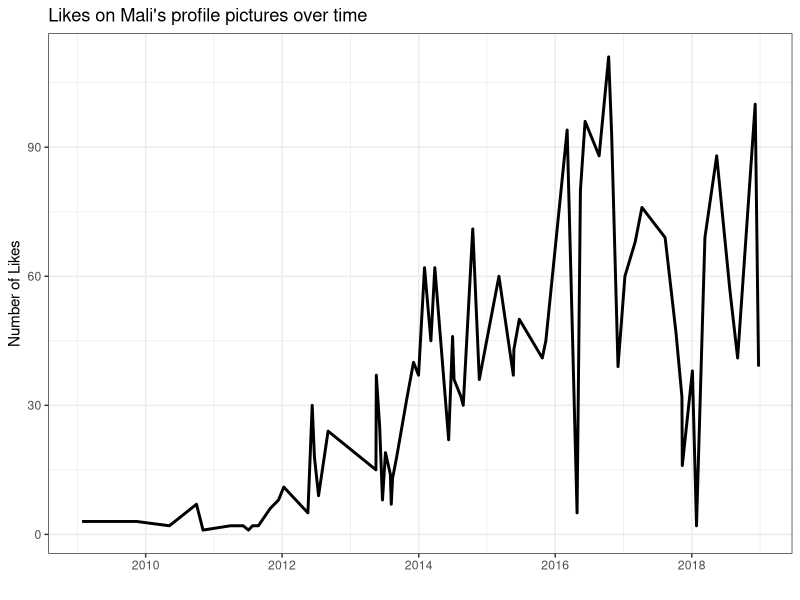
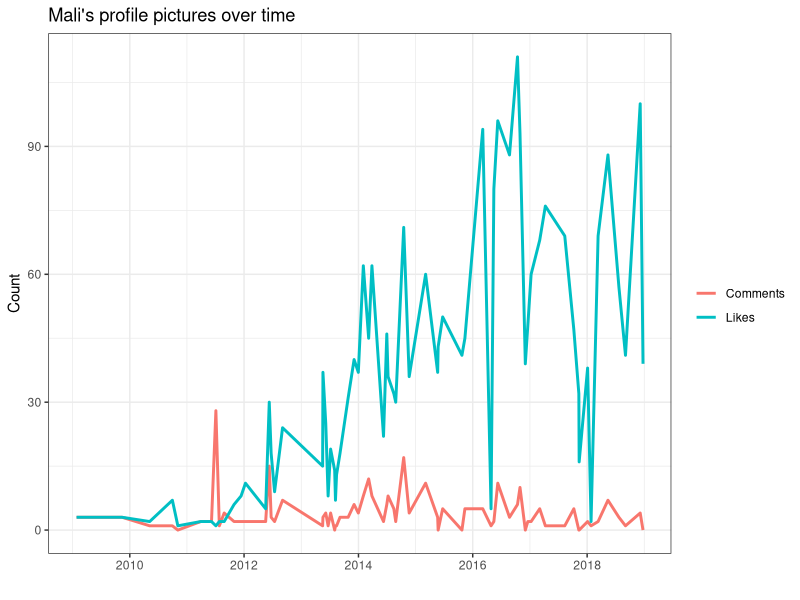
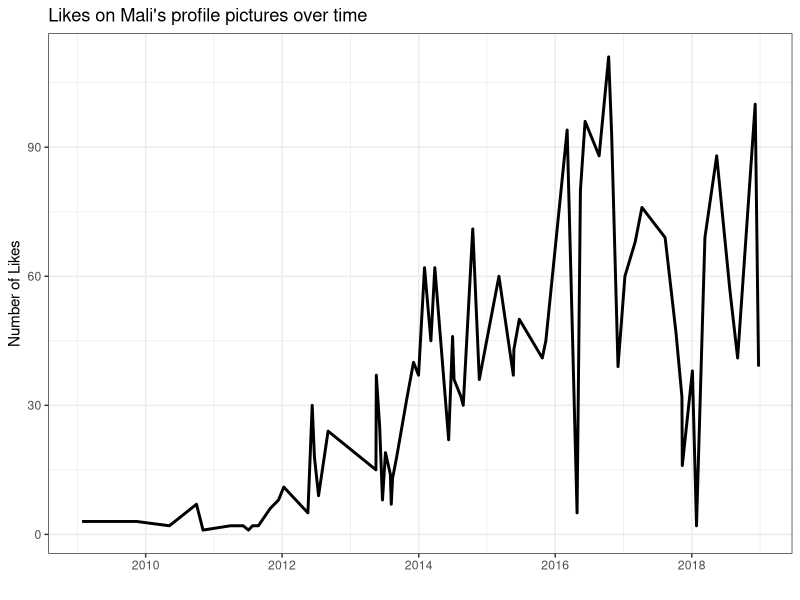
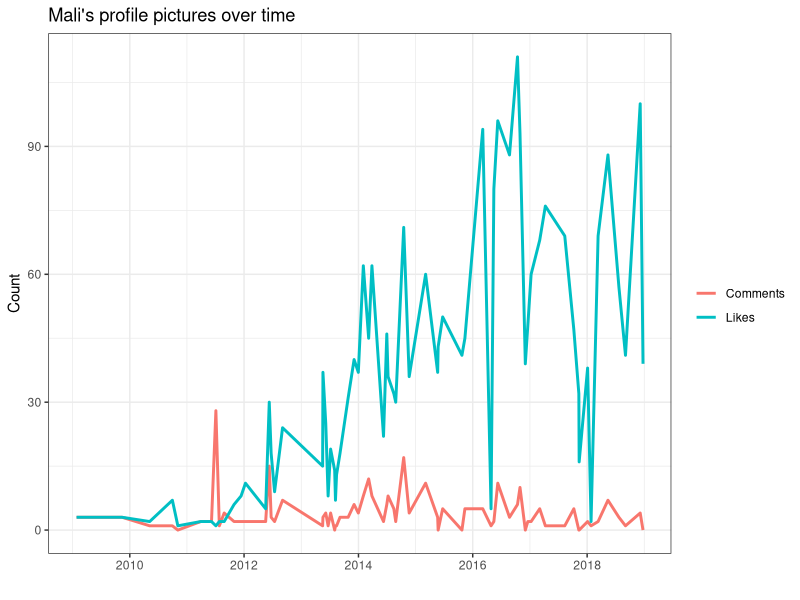

Source code (R) for these figures, in order:
## ---- chunk 1
knitr::opts_chunk$set(echo = TRUE, message = FALSE, warning = FALSE)
## ---- chunk 2
library(tidyverse)
library(lubridate)
## ---- chunk 3
prof = read_csv("prof.csv") %>% mutate(date = mdy(date))
## ---- chunk 4
ggplot(data = prof,
       aes(x = date,
           y = likes)) +
  geom_line(size = 1) +
  labs(title = "Likes on Mali's profile pictures over time",
       x = "",
       y = "Number of Likes",
       color = "") +
  theme_bw()

ggsave("likes.png")
## ---- chunk 5
prof = data.frame(date = c(prof$date, prof$date),
                  type = c(rep("Likes", nrow(prof)), rep("Comments", nrow(prof))),
                  count = c(prof$likes, prof$comments))
## ---- chunk 6
ggplot(data = prof,
       aes(x = date,
           y = count,
           color = type)) +
  geom_line(size = 1) +
  labs(title = "Mali's profile pictures over time",
       x = "",
       y = "Count",
       color = "") +
  theme_bw()

ggsave("pics.png")
